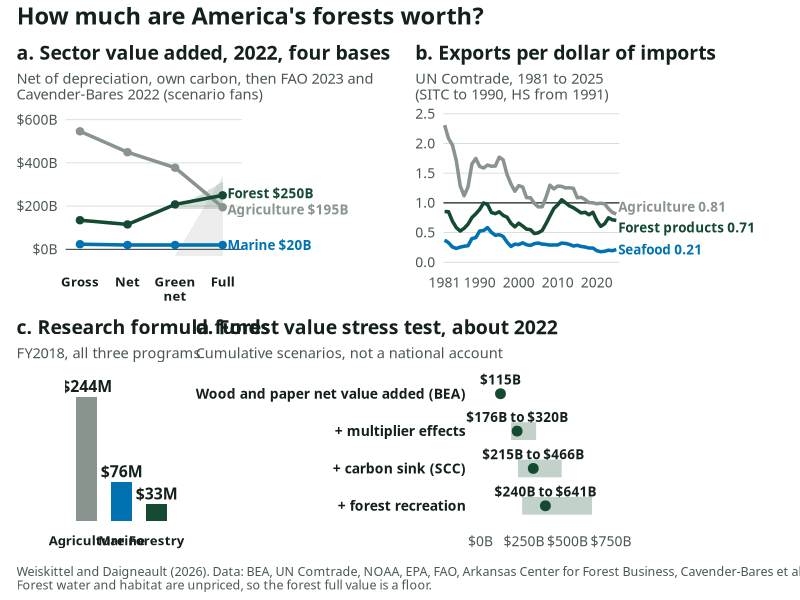

Source code (R):
# Graphical abstract for the Zenodo record (2 x 2 panels), built from the deposited CSVs.
# Usage: Rscript graphical_abstract.R [--doi 10.5281/zenodo.NNNNNNN]
# Run from the deposit root (data/ and the output PNG live there).
suppressMessages({library(data.table); library(ggplot2); library(patchwork)})
args <- commandArgs(trailingOnly = TRUE); doi <- if (length(i <- which(args == "--doi"))) args[i + 1] else NA
ff <- "Source Sans 3"; update_geom_defaults("text", list(family = ff))
wl <- list(poi = "#134a31", context = "#8a948e", sea = "#0072b2", ink = "#14201a", muted = "#4a5750", rule = "#d3dcd6")
cols <- c(Farms = wl$context, Agriculture = wl$context, `Forest products` = wl$poi, Forest = wl$poi, Seafood = wl$sea, Marine = wl$sea)
th <- theme_minimal(base_size = 13, base_family = ff) + theme(panel.grid.minor = element_blank(), panel.grid.major.x = element_blank(),
  panel.grid.major.y = element_line(colour = wl$rule, linewidth = 0.3), plot.title = element_text(face = "bold", size = 14, colour = wl$ink),
  plot.subtitle = element_text(colour = wl$muted, size = 10.5), axis.text = element_text(colour = wl$muted, size = 10), plot.title.position = "plot")
sec <- fread("data/sector_green_nva_2022.csv"); sec[, sector := sub(" sector", "", sector)]
lng <- melt(sec[, .(sector, `Gross` = gva, `Net` = nva, `Green net` = green_mid, `Full` = full_mid)], id.vars = "sector", variable.name = "basis", value.name = "bn")
lng[, x := as.integer(basis)]; lst <- lng[x == 4]
fan <- rbindlist(lapply(split(sec[sector != "Marine"], sec[sector != "Marine"]$sector), function(d) data.table(sector = d$sector[1], x = c(3, 4, 4), y = c(d$green_nva_mid, d$full_lo, d$full_hi))))
p1 <- ggplot(lng, aes(x, bn, colour = sector)) + geom_hline(yintercept = 0, colour = wl$ink, linewidth = 0.3) +
  geom_polygon(data = fan, aes(x, y, fill = sector, group = sector), inherit.aes = FALSE, alpha = 0.16) + scale_fill_manual(values = cols, guide = "none") +
  geom_line(linewidth = 1.2) + geom_point(size = 2.2) +
  geom_text(data = lst, aes(x = 4.1, y = bn + ifelse(sector == "Forest", 10, ifelse(sector == "Agriculture", -10, 0)), label = paste0(sector, " $", round(bn), "B")), hjust = 0, size = 3.4, fontface = "bold") +
  scale_colour_manual(values = cols, guide = "none") + scale_x_continuous(breaks = 1:4, labels = c("Gross", "Net", "Green\nnet", "Full"), expand = expansion(add = c(0.3, 0.3))) + coord_cartesian(clip = "off") +
  scale_y_continuous(labels = function(x) paste0("$", x, "B"), limits = c(-60, 600)) +
  labs(title = "a. Sector value added, 2022, four bases", subtitle = "Net of depreciation, own carbon, then FAO 2023 and\nCavender-Bares 2022 (scenario fans)", x = NULL, y = NULL) + th + theme(plot.margin = margin(5.5, 120, 5.5, 5.5), axis.text.x = element_text(face = "bold", colour = wl$ink, size = 9.5))
tr <- fread("data/us_trade_ratio_1981_2025.csv")[!is.na(ratio)]; tl <- tr[, .SD[year == max(year)], by = sector]
p2 <- ggplot(tr, aes(year, ratio, colour = sector)) + geom_hline(yintercept = 1, colour = wl$ink, linewidth = 0.4) + geom_line(linewidth = 1.2) +
  geom_text(data = tl, aes(y = ratio + ifelse(sector == "Agriculture", 0.12, ifelse(sector == "Forest products", -0.12, 0)), label = paste0(sector, " ", sprintf("%.2f", ratio))), hjust = 0, nudge_x = 0.5, size = 3.4, fontface = "bold") +
  scale_colour_manual(values = cols, guide = "none") + scale_x_continuous(breaks = c(1981, 1990, 2000, 2010, 2020), expand = expansion(add = c(0.3, 0.3))) + coord_cartesian(clip = "off") +
  scale_y_continuous(limits = c(0, 2.4)) + labs(title = "b. Exports per dollar of imports", subtitle = "UN Comtrade, 1981 to 2025\n(SITC to 1990, HS from 1991)", x = NULL, y = NULL) + th + theme(plot.margin = margin(5.5, 125, 5.5, 5.5))
fund <- data.table(prog = factor(c("Agriculture", "Marine", "Forestry"), levels = c("Agriculture", "Marine", "Forestry")), m = c(244, 76.5, 33), sector = c("Farms", "Seafood", "Forest products"))
p3 <- ggplot(fund, aes(prog, m, fill = sector)) + geom_col(width = 0.6) + geom_text(aes(label = paste0("$", round(m), "M")), vjust = -0.4, size = 4, fontface = "bold", colour = wl$ink) +
  scale_fill_manual(values = cols, guide = "none") + scale_y_continuous(limits = c(0, 280)) +
  labs(title = "c. Research formula funds", subtitle = "FY2018, all three programs", x = NULL, y = NULL) +
  th + theme(axis.text.y = element_blank(), panel.grid.major.y = element_blank(), axis.text.x = element_text(face = "bold", colour = wl$ink, size = 9.5))
st <- fread("data/stress_test_forest_contribution_2022.csv"); st[, step := factor(step, levels = rev(step))]
levels(st$step) <- sub("Wood and paper value added \\(BEA\\)", "Wood and paper (BEA)", sub("\\+ carbon sink at social cost of carbon", "+ carbon sink (SCC)", sub("\\+ outdoor recreation in forests", "+ forest recreation", levels(st$step))))
p4 <- ggplot(st, aes(y = step)) + geom_linerange(aes(xmin = lo, xmax = hi), linewidth = 6, colour = wl$poi, alpha = 0.25) + geom_point(aes(x = mid), size = 3, colour = wl$poi) +
  geom_text(aes(x = mid, label = ifelse(lo == hi, paste0("$", round(mid), "B"), paste0("$", round(lo), "B to $", round(hi), "B"))), nudge_y = 0.38, size = 3.4, fontface = "bold", colour = wl$ink) +
  scale_x_continuous(labels = function(x) paste0("$", x, "B"), limits = c(0, 760), breaks = c(0, 250, 500, 750)) + coord_cartesian(clip = "off") +
  labs(title = "d. Forest value stress test, about 2022", subtitle = "Cumulative scenarios, not a national account", x = NULL, y = NULL) +
  th + theme(axis.text.y = element_text(face = "bold", colour = wl$ink, size = 10), panel.grid.major.y = element_blank())
cap <- paste0("Weiskittel and Daigneault (2026). Data: BEA, UN Comtrade, NOAA, EPA, FAO, Arkansas Center for Forest Business, Cavender-Bares et al. (2022).\nForest water and habitat are unpriced, so the forest full value is a floor.", if (!is.na(doi)) paste0(" doi:", doi) else "")
fig <- (p1 | p2) / ((p3 | p4) + plot_layout(widths = c(1, 1.3))) + plot_annotation(title = "How much are America's forests worth?",
  caption = cap, theme = theme(text = element_text(family = ff), plot.title = element_text(face = "bold", size = 17, colour = wl$ink),
  plot.caption = element_text(colour = wl$muted, size = 9, hjust = 0), plot.background = element_rect(fill = "white", colour = NA)))
ggsave("00_forest-value_graphical_abstract.png", fig, width = 22, height = 15, units = "cm", dpi = 300, bg = "white")
cat("written 00_forest-value_graphical_abstract.png", if (!is.na(doi)) paste("with", doi) else "(no DOI yet)", "\n")
